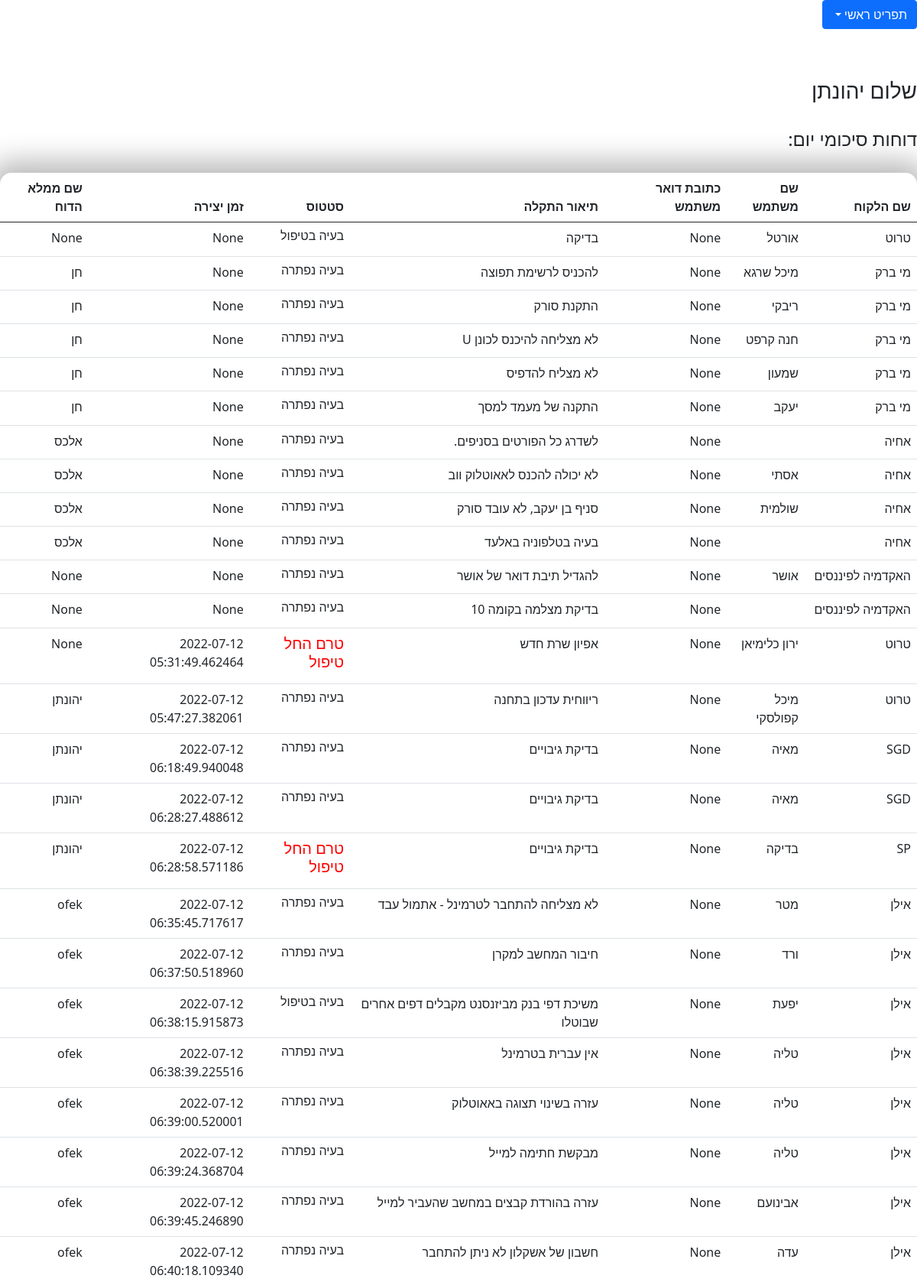
Screenshot of /Viewreport (signed in, upper part) with the database file from the repository.
### taskManager/models.py (models this page shows, shortened)
class WorkReports(db.Model):
    id = db.Column(db.Integer, primary_key=True)
    createTime = db.Column(db.DateTime, default=datetime.utcnow)
    customer = db.Column(db.String(20))
    client = db.Column(db.String(20))
    description = db.Column(db.String(30))
    status = db.Column(db.String(25))
    classification = db.Column(db.String(20))
    resolve = db.Column(db.String(150))
    reason = db.Column(db.String(150))
    username = db.Column(db.String(25))
    whatHasBeenDone = db.Column(db.String(150))
    clientEmailAddress = db.Column(db.String(30))

### taskManager/routes.py (the view)
@main.route('/Viewreport', methods=('GET', 'POST'))
def ViewWorkReport():
    form= ReportView()
    username = session['username']
    Reports = WorkReports.query.all()
    return render_template('ViewWorkReplorts.html',Reports=Reports, form=form)

### taskManager/models.py (called while the page is built)
@login_manager.user_loader
def load_user(user_id):
    return Users.query.get(user_id)

### taskManager/templates/views/ViewWorkReplorts.html (shortened to what this page needs)
{% extends 'menu.html' %}
{% block extracss %}
    <link href="../../static/style.css" rel="stylesheet">
    <link href="../../static/table.css" rel="stylesheet">
{% endblock %}
{% block content %}
        <form method="POST" action="">
    {% block table %}
        <h3> שלום {{ session.username }} </h3>
        <h4>דוחות סיכומי יום:</h4>
    <table class="table">
     <thead class="thead-dark">
        <tr>
            <th scope="col">שם הלקוח</th>
            <th scope="col">שם משתמש</th>
            <th scope="col">כתובת דואר משתמש</th>
            <th scope="col">תיאור התקלה</th>
            <th scope="col">סטטוס</th>
            <th scope="col">זמן יצירה</th>
            <th scope="col">שם ממלא הדוח</th>
        </tr>
     </thead>
 <tbody>
 {%- for row in Reports %}
    <tr>
        <td>
             {{ row.customer }}
       </td>
       <td>
           {{ row.client}}
       </td>
        <td>
           {{ row.clientEmailAddress}}
       </td>
           <td>
           {{ row.description}}
       </td>
        <td>
           {% if row.status =='2' %}
             <h6>בעיה נפתרה</h6>
            {%  elif row.status =='1'%}
               <h5 style="color: red">טרם החל טיפול</h5>
            {%  else %}
              <h6>בעיה בטיפול</h6>
            {% endif %}
       </td>
        <td>
           {{ row.createTime}}
       </td>
        <td>
           {{ row.username}}
       </td>
    </tr>
 {%- endfor %}
 </tbody>
 </table>
{% endblock table %}
    </form>
{% endblock content %}

### taskManager/templates/menu.html (shortened to what this page needs)
{% extends'formBase.html' %}
{% block menu %}
    <div class="btn-group menu">
        <div class="dropdown">
            <button class="btn btn-primary dropdown-toggle" type="button" id="dropdown" data-bs-toggle="dropdown"
                    aria-expanded="false">
                תפריט ראשי
            </button>
        </div>
    </div>
{% endblock menu %}

### taskManager/templates/formBase.html (shortened to what this page needs)
{% extends 'base.html' %}

### taskManager/templates/base.html (shortened to what this page needs)
<!DOCTYPE html>
<html lang="he" dir="rtl">
<link href="https://cdn.jsdelivr.net/npm/bootstrap@5.0.2/dist/css/bootstrap.min.css" rel="stylesheet">
<body class="d-flex flex-column min-vh-100">
{% block menu %} {% endblock menu %}
{%  block content %}
{% endblock content %}
</body>
<head>
  {% block extracss %} {% endblock extracss %}
    <link rel="stylesheet" href="../static/style.css">
  </head>
</html>

### taskManager/static/style.css (style rules this page uses)
html, body { width: 100%; height: 100%; }
body { direction: rtl; align-items: stretch; flex-direction: column; display: flex; flex-grow: 1; flex-shrink: 0; flex: 1 0 auto; }

### taskManager/static/table.css (style rules this page uses)
table { background-color: transparent; margin: 30px auto; border-collapse: separate; border-spacing: 0; box-shadow: 0px 0px 36px 15px rgba(0, 0, 0, 0.28); border-radius: 15px; }
tr td { background-color: #fff; padding: 20px; }

### rows the page displays
WorkReports: customer "טרוט", client "אורטל", clientEmailAddress "None", description "בדיקה", status "בעיה בטיפול", createTime "None", username "None"
WorkReports: customer "מי ברק", client "מיכל שרגא", clientEmailAddress "None", description "להכניס לרשימת תפוצה", status "בעיה נפתרה", createTime "None", username "חן"
WorkReports: customer "מי ברק", client "ריבקי", clientEmailAddress "None", description "התקנת סורק", status "בעיה נפתרה", createTime "None", username "חן"
WorkReports: customer "מי ברק", client "חנה קרפט", clientEmailAddress "None", description "לא מצליחה להיכנס לכונן U", status "בעיה נפתרה", createTime "None", username "חן"
WorkReports: customer "מי ברק", client "שמעון", clientEmailAddress "None", description "לא מצליח להדפיס", status "בעיה נפתרה", createTime "None", username "חן"
WorkReports: customer "מי ברק", client "יעקב", clientEmailAddress "None", description "התקנה של מעמד למסך", status "בעיה נפתרה", createTime "None", username "חן"
WorkReports: customer "אחיה", clientEmailAddress "None", description "לשדרג כל הפורטים בסניפים.", status "בעיה נפתרה", createTime "None", username "אלכס"
WorkReports: customer "אחיה", client "אסתי", clientEmailAddress "None", description "לא יכולה להכנס לאאוטלוק ווב", status "בעיה נפתרה", createTime "None", username "אלכס"
WorkReports: customer "אחיה", client "שולמית", clientEmailAddress "None", description "סניף בן יעקב, לא עובד סורק", status "בעיה נפתרה", createTime "None", username "אלכס"
WorkReports: customer "אחיה", clientEmailAddress "None", description "בעיה בטלפוניה באלעד", status "בעיה נפתרה", createTime "None", username "אלכס"
WorkReports: customer "האקדמיה לפיננסים", client "אושר", clientEmailAddress "None", description "להגדיל תיבת דואר של אושר", status "בעיה נפתרה", createTime "None", username "None"
WorkReports: customer "האקדמיה לפיננסים", clientEmailAddress "None", description "בדיקת מצלמה בקומה 10", status "בעיה נפתרה", createTime "None", username "None"
WorkReports: customer "טרוט", client "ירון כלימיאן", clientEmailAddress "None", description "אפיון שרת חדש", status "טרם החל טיפול", createTime "2022-07-12 05:31:49.462464", username "None"
WorkReports: customer "טרוט", client "מיכל קפולסקי", clientEmailAddress "None", description "ריווחית עדכון בתחנה", status "בעיה נפתרה", createTime "2022-07-12 05:47:27.382061", username "יהונתן"
WorkReports: customer "SGD", client "מאיה", clientEmailAddress "None", description "בדיקת גיבויים", status "בעיה נפתרה", createTime "2022-07-12 06:18:49.940048", username "יהונתן"
WorkReports: customer "SGD", client "מאיה", clientEmailAddress "None", description "בדיקת גיבויים", status "בעיה נפתרה", createTime "2022-07-12 06:28:27.488612", username "יהונתן"
WorkReports: customer "SP", client "בדיקה", clientEmailAddress "None", description "בדיקת גיבויים", status "טרם החל טיפול", createTime "2022-07-12 06:28:58.571186", username "יהונתן"
WorkReports: customer "אילן", client "מטר", clientEmailAddress "None", description "לא מצליחה להתחבר לטרמינל - אתמול עבד", status "בעיה נפתרה", createTime "2022-07-12 06:35:45.717617", username "ofek"
WorkReports: customer "אילן", client "ורד", clientEmailAddress "None", description "חיבור המחשב למקרן", status "בעיה נפתרה", createTime "2022-07-12 06:37:50.518960", username "ofek"
WorkReports: customer "אילן", client "יפעת", clientEmailAddress "None", description "משיכת דפי בנק מביזנסנט מקבלים דפים אחרים שבוטלו", status "בעיה בטיפול", createTime "2022-07-12 06:38:15.915873", username "ofek"
WorkReports: customer "אילן", client "טליה", clientEmailAddress "None", description "אין עברית בטרמינל", status "בעיה נפתרה", createTime "2022-07-12 06:38:39.225516", username "ofek"
WorkReports: customer "אילן", client "טליה", clientEmailAddress "None", description "עזרה בשינוי תצוגה באאוטלוק", status "בעיה נפתרה", createTime "2022-07-12 06:39:00.520001", username "ofek"
WorkReports: customer "אילן", client "טליה", clientEmailAddress "None", description "מבקשת חתימה למייל", status "בעיה נפתרה", createTime "2022-07-12 06:39:24.368704", username "ofek"
WorkReports: customer "אילן", client "אבינועם", clientEmailAddress "None", description "עזרה בהורדת קבצים במחשב שהעביר למייל", status "בעיה נפתרה", createTime "2022-07-12 06:39:45.246890", username "ofek"
WorkReports: customer "אילן", client "עדה", clientEmailAddress "None", description "חשבון של אשקלון לא ניתן להתחבר", status "בעיה נפתרה", createTime "2022-07-12 06:40:18.109340", username "ofek"

### other values shown
{{ session.username }} "יהונתן"
